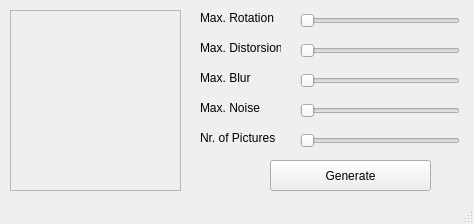
<?xml version="1.0" encoding="UTF-8"?>
<ui version="4.0">
 <class>AugmentationWindow</class>
 <widget class="QMainWindow" name="AugmentationWindow">
  <property name="geometry">
   <rect>
    <x>0</x>
    <y>0</y>
    <width>474</width>
    <height>224</height>
   </rect>
  </property>
  <property name="windowTitle">
   <string>Generate Augmented Data</string>
  </property>
  <widget class="QWidget" name="centralwidget">
   <widget class="QScrollArea" name="scrollArea">
    <property name="geometry">
     <rect>
      <x>10</x>
      <y>10</y>
      <width>171</width>
      <height>181</height>
     </rect>
    </property>
    <property name="widgetResizable">
     <bool>true</bool>
    </property>
    <widget class="QWidget" name="scrollAreaWidgetContents">
     <property name="geometry">
      <rect>
       <x>0</x>
       <y>0</y>
       <width>169</width>
       <height>179</height>
      </rect>
     </property>
    </widget>
   </widget>
   <widget class="QSlider" name="horizontalSlider">
    <property name="geometry">
     <rect>
      <x>300</x>
      <y>10</y>
      <width>160</width>
      <height>22</height>
     </rect>
    </property>
    <property name="orientation">
     <enum>Qt::Horizontal</enum>
    </property>
   </widget>
   <widget class="QSlider" name="horizontalSlider_2">
    <property name="geometry">
     <rect>
      <x>300</x>
      <y>40</y>
      <width>160</width>
      <height>22</height>
     </rect>
    </property>
    <property name="orientation">
     <enum>Qt::Horizontal</enum>
    </property>
   </widget>
   <widget class="QSlider" name="horizontalSlider_3">
    <property name="geometry">
     <rect>
      <x>300</x>
      <y>70</y>
      <width>160</width>
      <height>22</height>
     </rect>
    </property>
    <property name="orientation">
     <enum>Qt::Horizontal</enum>
    </property>
   </widget>
   <widget class="QSlider" name="horizontalSlider_4">
    <property name="geometry">
     <rect>
      <x>300</x>
      <y>100</y>
      <width>160</width>
      <height>22</height>
     </rect>
    </property>
    <property name="orientation">
     <enum>Qt::Horizontal</enum>
    </property>
   </widget>
   <widget class="QPushButton" name="generate_augmented_data_button">
    <property name="geometry">
     <rect>
      <x>270</x>
      <y>160</y>
      <width>161</width>
      <height>31</height>
     </rect>
    </property>
    <property name="text">
     <string>Generate</string>
    </property>
   </widget>
   <widget class="QSlider" name="horizontalSlider_5">
    <property name="geometry">
     <rect>
      <x>300</x>
      <y>130</y>
      <width>160</width>
      <height>22</height>
     </rect>
    </property>
    <property name="orientation">
     <enum>Qt::Horizontal</enum>
    </property>
   </widget>
   <widget class="QLabel" name="label">
    <property name="geometry">
     <rect>
      <x>200</x>
      <y>10</y>
      <width>81</width>
      <height>16</height>
     </rect>
    </property>
    <property name="text">
     <string>Max. Rotation</string>
    </property>
   </widget>
   <widget class="QLabel" name="label_2">
    <property name="geometry">
     <rect>
      <x>200</x>
      <y>40</y>
      <width>81</width>
      <height>16</height>
     </rect>
    </property>
    <property name="text">
     <string>Max. Distorsion</string>
    </property>
   </widget>
   <widget class="QLabel" name="label_3">
    <property name="geometry">
     <rect>
      <x>200</x>
      <y>70</y>
      <width>81</width>
      <height>16</height>
     </rect>
    </property>
    <property name="text">
     <string>Max. Blur</string>
    </property>
   </widget>
   <widget class="QLabel" name="label_4">
    <property name="geometry">
     <rect>
      <x>200</x>
      <y>100</y>
      <width>81</width>
      <height>16</height>
     </rect>
    </property>
    <property name="text">
     <string>Max. Noise</string>
    </property>
   </widget>
   <widget class="QLabel" name="label_5">
    <property name="geometry">
     <rect>
      <x>200</x>
      <y>130</y>
      <width>81</width>
      <height>16</height>
     </rect>
    </property>
    <property name="text">
     <string>Nr. of Pictures</string>
    </property>
   </widget>
  </widget>
  <widget class="QStatusBar" name="statusbar"/>
 </widget>
 <resources/>
 <connections/>
</ui>
